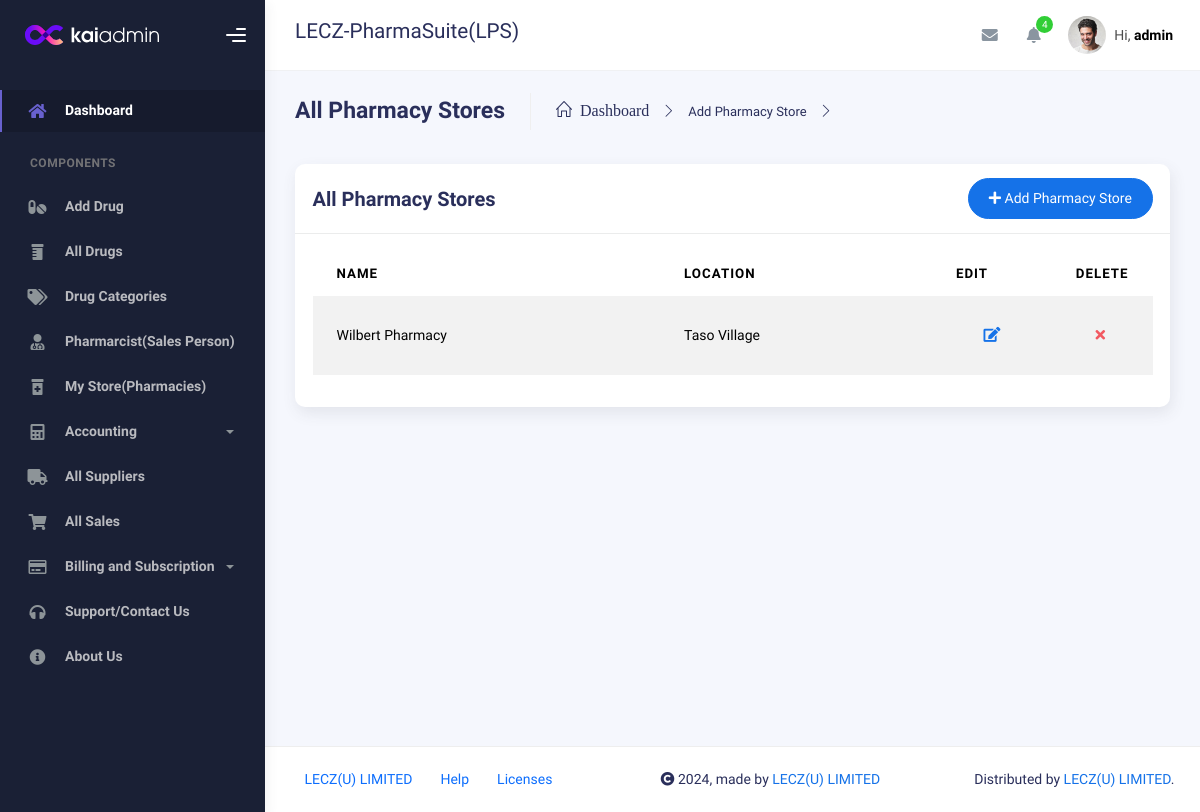
Screenshot of /all_pharmacy (signed in) with the database file from the repository.
### pharmacy/models.py (models this page shows, shortened)
class User(AbstractUser):
    ROLES = (
        ('admin', 'Admin'),
        ('salesperson', 'Salesperson'),
        ('manager', 'Manager'),  # Added manager role
    )
    role = models.CharField(max_length=15, choices=ROLES)
    suspended = models.BooleanField(default=False)
    pharmacy = models.ForeignKey(Pharmacy, on_delete=models.CASCADE, null=True, blank=True, related_name='creators_users')

class Pharmacy(models.Model):
    name = models.CharField(max_length=255,blank=True,null=True)
    location = models.CharField(max_length=255,blank=True,null=True)
    created_at = models.DateTimeField(auto_now_add=True)
    created_by = models.ForeignKey(
        settings.AUTH_USER_MODEL,  # Use AUTH_USER_MODEL for the custom user model
        on_delete=models.CASCADE,   # Define the behavior on user deletion
        blank=True,
        null=True,
        related_name='pharmacies'   # This allows reverse lookup
    )

### pharmacy/views.py (the view)
# urls.py: path('all_pharmacy', views.all_pharmacy, name='all_pharmacy'),
@login_required
def all_pharmacy(request):
    if request.method == 'POST':
        form = PharmacyForm(request.POST, request.FILES)  # Handle file upload for image
        if form.is_valid():
            pharmacy = form.save(commit=False)
            pharmacy.created_by=request.user
            pharmacy.save()
            return redirect('all_pharmacy')  # Redirect to a pharmacy list view or any other view
    else:
        form = PharmacyForm()
    pharmacys=Pharmacy.objects.all().filter(created_by=request.user)# (Pharmacys,pharmacy=pharmacy)  # Fetch the group using the group_id from the URL
    context={
            'pharmacys': pharmacys,
            'form': form
            }
    return render(request, 'pharmacy/all_pharmacy.html',context)

### pharmacy/templates/pharmacy/all_pharmacy.html (shortened to what this page needs)
{% extends 'pharmacy/base/base.html' %}
{% load static %}
{% load crispy_forms_tags %}
{% block content %}
        <div class="container">
          <div class="page-inner">
            <div class="page-header">
              <h3 class="fw-bold mb-3">All Pharmacy Stores</h3>
              <ul class="breadcrumbs mb-3">
                <li class="nav-home">
                  <a href="{% url 'dashboard' %}">
                    <i class="icon-home">&nbspDashboard</i>
                  </a>
                </li>
                <li class="separator">
                  <i class="icon-arrow-right"></i>
                </li>
                <li class="nav-item">
                  <a href="{% url 'add_pharmacy' %}">Add Pharmacy Store</a>
                </li>
                <li class="separator">
                  <i class="icon-arrow-right"></i>
                </li>
              </ul>
            </div>
            <div class="row">
              <div class="col-md-12">
                <div class="card">
                  <div class="card-header">
                    <div class="d-flex align-items-center">
                      <h4 class="card-title">All Pharmacy Stores</h4>
                      <a href="{% url 'add_pharmacy' %}"
                        class="btn btn-primary btn-round ms-auto"
                        data-bs-toggle="modal"
                        data-bs-target="#addRowModal"
                      >
                        <i class="fa fa-plus"></i>
                        Add Pharmacy Store
                      </a>
                    </div>
                  </div>
                  <div class="card-body">
                    <div class="table-responsive">
                      <table
                        id="add-row"
                        class="display table table-striped table-hover"
                      >
                        <thead>
                          <tr>
                            <th>Name</th>
                            <th>Location</th>
                            <th style="width: 10%">Edit</th>
                            <th style="width: 10%">Delete</th>
                          </tr>
                        </thead>
                        <tbody>
                          {% for pharmacy in pharmacys %}
                          <tr>
                            <td>{{ pharmacy.name}}</td>
                            <td>{{ pharmacy.location}}</td>
                            <td>
                              <div class="form-button-action">
                                <a href="{% url 'edit_pharmacy' pharmacy.id %}"
                                  type="button"
                                  data-bs-toggle="tooltip"
                                  title=""
                                  class="btn btn-link btn-primary btn-lg"
                                  data-original-title="Edit Task"
                                >
                                  <i class="fa fa-edit"></i>
                                </a>
                                </div>
                            </td>
                            <td>
                              <div class="form-button-action">
                                <a href="{% url 'delete_pharmacy' pharmacy.id %}"
                                  type="button"
                                  data-bs-toggle="tooltip"
                                  title=""
                                  class="btn btn-link btn-danger"
                                  data-original-title="Remove"
                                >
                                  <i class="fa fa-times"></i>
                                </a>
                              </div>
                            </td>
                          </tr>
                          {% endfor %}
                        </tbody>
                      </table>
                    </div>
                  </div>
                </div>
              </div>
            </div>
          </div>
        </div>
{% endblock %}

### pharmacy/templates/pharmacy/base/base.html (shortened to what this page needs)
{% load static %}
<!DOCTYPE html>
<html lang="en">
  <head>
    <link rel="stylesheet" href="{% static 'assets/css/bootstrap.min.css' %}" />
    <link rel="stylesheet" href="{% static 'assets/css/plugins.min.css' %}" />
    <link rel="stylesheet" href="{% static 'assets/css/kaiadmin.min.css' %}" />
    <link rel="stylesheet" href="{% static 'assets/css/demo.css' %}" />
  </head>
  <body>
    <div class="wrapper">
      <div class="sidebar" data-background-color="dark">
        <div class="sidebar-logo">
          <div class="logo-header" data-background-color="dark">
            <a href="index.html" class="logo">
              <img
                src="{% static 'assets/img/kaiadmin/logo_light.svg' %}"
                alt="navbar brand"
                class="navbar-brand"
                height="20"
              />
            </a>
            <div class="nav-toggle">
              <button class="btn btn-toggle toggle-sidebar">
                <i class="gg-menu-right"></i>
              </button>
            </div>
          </div>
        </div>
        <div class="sidebar-wrapper scrollbar scrollbar-inner">
          <div class="sidebar-content">
            <ul class="nav nav-secondary">
              {% if user.is_authenticated %}
              <li class="nav-item active">
                {% if user.role == 'admin' %}
                <a
                  href="{% url 'dashboard' %}"
                >
                  <i class="fas fa-home"></i>
                  <p>Dashboard</p>
                </a>
                {% endif%}
              </li>
              <li class="nav-section">
                <h4 class="text-section">Components</h4>
              </li>
              <li class="nav-item">
                <a href="{% url 'add_product' %}">
                  <i class="fas fa-pills"></i>
                  <p>Add Drug</p>
                </a>
              </li>
              <li class="nav-item">
                <a href="{% url 'all_drugs' %}">
                  <i class="fas fa-prescription-bottle"></i>
                  <p>All Drugs</p>
                </a>
              </li>
              <li class="nav-item">
                <a href="{% url 'all_categories' %}">
                  <i class="fas fa-tags"></i>
                  <p>Drug Categories</p>
                </a>
              </li>
              <li class="nav-item">
                <a href="{% url 'all_sales_person' %}">
                  <i class="fas fa-user-md"></i>
                  <p>Pharmarcist(Sales Person)</p>
                </a>
              </li>
              <li class="nav-item">
                <a  href="{% url 'all_pharmacy' %}">
                  <i class="fas fa-prescription-bottle-alt"></i>
                  <p>My Store(Pharmacies)</p>
                </a>
              </li>
              <li class="nav-item">
                <a data-bs-toggle="collapse" href="#tables">
                  <i class="fas fa-calculator"></i>
                  <p>Accounting</p>
                  <span class="caret"></span>
                </a>
              </li>
              <li class="nav-item">
                <a href="{% url 'all_supplier' %}">
                  <i class="fas fa-truck"></i>
                  <p>All Suppliers</p>
                </a>
              </li>
              <li class="nav-item">
                <a href="{% url 'all_sale' %}">
                  <i class="fas fa-shopping-cart"></i>
                  <p>All Sales</p>
                </a>
              </li>
              <li class="nav-item">
                <a data-bs-toggle="collapse" href="#charts">
                  <i class="far fa-credit-card"></i>
                  <p>Billing and Subscription</p>
                  <span class="caret"></span>
                </a>
              </li>
              {% endif %}
              <li class="nav-item">
                <a  >
                  <i class="fas fa-headphones"></i>
                  <p>Support/Contact Us</p>
                </a>
              </li>
              <li class="nav-item">
                <a href="{% url 'about_us' %}">
                  <i class="fas fa-info-circle"></i>
                  <p>About Us</p>
                </a>
              </li>
            </ul>
          </div>
        </div>
      </div>
      <div class="main-panel">
        <div class="main-header">
          <nav
            class="navbar navbar-header navbar-header-transparent navbar-expand-lg border-bottom"
          >
            <div class="container-fluid">
              <nav
                class="navbar navbar-header-left navbar-expand-lg navbar-form nav-search p-0 d-none d-lg-flex"
              >
                <div class="">
                    <h4>LECZ-PharmaSuite(LPS)</h4>
                </div>
              </nav>
              {% if user.is_authenticated %}
              <ul class="navbar-nav topbar-nav ms-md-auto align-items-center">
                <li class="nav-item topbar-icon dropdown hidden-caret">
                  <a
                    class="nav-link dropdown-toggle"
                    href="#"
                    id="messageDropdown"
                    role="button"
                    data-bs-toggle="dropdown"
                    aria-haspopup="true"
                    aria-expanded="false"
                  >
                    <i class="fa fa-envelope"></i>
                  </a>
                </li>
                <li class="nav-item topbar-icon dropdown hidden-caret">
                  <a
                    class="nav-link dropdown-toggle"
                    href="#"
                    id="notifDropdown"
                    role="button"
                    data-bs-toggle="dropdown"
                    aria-haspopup="true"
                    aria-expanded="false"
                  >
                    <i class="fa fa-bell"></i>
                    <span class="notification">4</span>
                  </a>
                </li>
                <li class="nav-item topbar-user dropdown hidden-caret">
                  <a
                    class="dropdown-toggle profile-pic"
                    data-bs-toggle="dropdown"
                    href="#"
                    aria-expanded="false"
                  >
                    <div class="avatar-sm">
                      <img
                        src="{% static 'assets/img/profile.jpg' %}"
                        alt="..."
                        class="avatar-img rounded-circle"
                      />
                    </div>
                    <span class="profile-username">
                      <span class="op-7">Hi,</span>
                      <span class="fw-bold">{{request.user.username}}</span>
                    </span>
                  </a>
                </li>
              </ul>
              {% endif %}
            </div>
          </nav>
        </div>
  {% block content %}
  {% endblock %}
        <footer class="footer">
          <div class="container-fluid d-flex justify-content-between">
            <nav class="pull-left">
              <ul class="nav">
                <li class="nav-item">
                  <a class="nav-link" href="https://www.lecz.ltd">
                    LECZ(U) LIMITED
                  </a>
                </li>
                <li class="nav-item">
                  <a class="nav-link" href="mailto:support-pharmasuite@lecz.ltd"> Help </a>
                </li>
                <li class="nav-item">
                  <a class="nav-link" href="https://lecz.ltd/#mh-carrier"> Licenses </a>
                </li>
              </ul>
            </nav>
            <div class="copyright">
              <i class="fa fa-copyright"></i>
                <span id="currentYear"></span>, made by
                <a href="https://lecz.ltd">LECZ(U) LIMITED</a>
            </div>
            <div>
              Distributed by
              <a target="_blank" href="https://lecz.ltd">LECZ(U) LIMITED</a>.
            </div>
          </div>
        </footer>
      </div>
    </div>
  </body>
</html>

### rows the page displays
User: user.username "admin"
Pharmacy: name "Wilbert Pharmacy", location "Taso Village"
